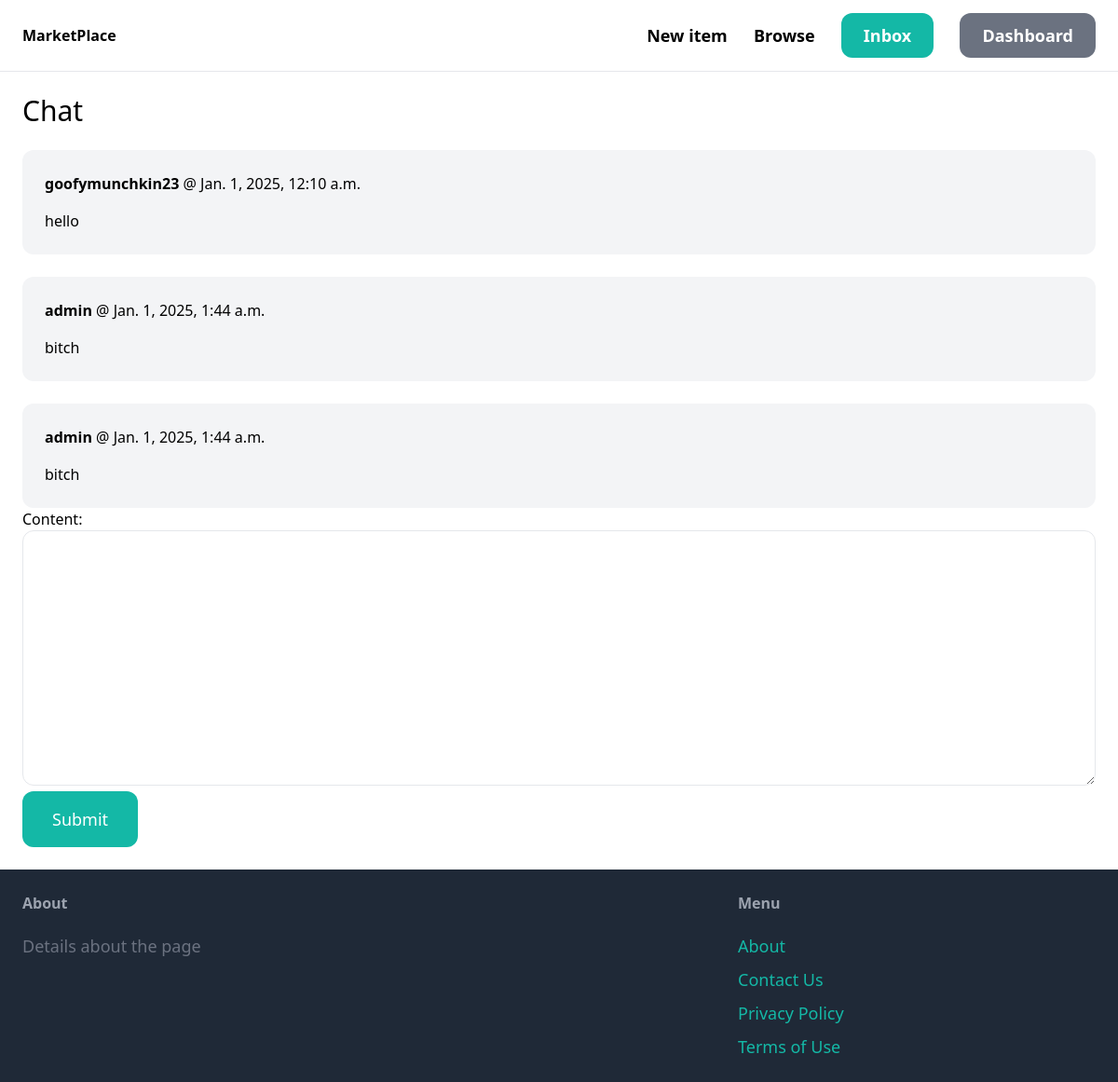
Page /inbox/9/ (signed in) on the committed database.
### chat/models.py (models this page shows)
class ChatMessage(models.Model):
    chat = models.ForeignKey(Chat, related_name='messages', on_delete=models.CASCADE)
    content = models.TextField()
    created_at = models.DateTimeField(auto_now_add=True)
    created_by = models.ForeignKey(User, related_name='created_messages', on_delete=models.CASCADE)

### chat/views.py (the view)
# urls.py: path('<int:pk>/', views.detail, name='detail'),
@login_required
def detail(request, pk):
    chat = Chat.objects.filter(members__in=[request.user.id]).get(pk=pk)
    if request.method == 'POST':
        form = ChatMessageForm(request.POST)
        if form.is_valid():
            chat_message = form.save(commit=False)
            chat_message.chat = chat
            chat_message.created_by = request.user
            chat_message.save()
            chat.save()
            return redirect('chat:detail', pk=pk)
    else:
        form = ChatMessageForm()
    return render(request, 'chat/detail.html', {
        'chat': chat,
        'form': form
    })

### chat/forms.py
class ChatMessageForm(forms.ModelForm):
    class Meta:
        model = ChatMessage
        fields = ('content',)
        widgets = {
            'content': forms.Textarea(attrs={
                'class': 'w-full py-4 px-6 rounded-xl border'
            })
        }

### chat/templates/chat/detail.html (shortened to what this page needs)
{% extends 'core/base.html' %}
{% block content %}
<h1 class="mb-6 text-3xl">Chat</h1>
<div class="space-y-6">
    {% for message in chat.messages.all %}
        <div class="p-6 flex bg-gray-100 rounded-xl">
            <div>
                <p class="mb-4"><strong>{{ message.created_by.username }}</strong> @ {{ message.created_at }}</p>
                <p>{{ message.content }}</p>
            </div>
        </div>
    {% endfor %}
</div>
<form method="post" action=".">
    {{ form.as_p }}
    <button class="py-4 px-8 text-lg bg-teal-500 hover:bg-teal-700 rounded-xl text-white">Submit</button>
</form>
{% endblock %}

### rows in the picture
ChatMessage: created_by.username "goofymunchkin23", created_at "Jan. 1, 2025, 12:10 a.m.", content "hello"
ChatMessage: created_by.username "admin", created_at "Jan. 1, 2025, 1:44 a.m.", content "bitch"
ChatMessage: created_by.username "admin", created_at "Jan. 1, 2025, 1:44 a.m.", content "bitch"
